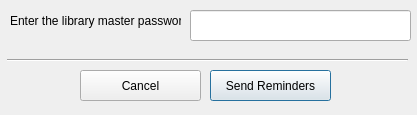
<?xml version="1.0" encoding="UTF-8"?>
<ui version="4.0">
 <class>Dialog</class>
 <widget class="QDialog" name="Dialog">
  <property name="geometry">
   <rect>
    <x>0</x>
    <y>0</y>
    <width>417</width>
    <height>115</height>
   </rect>
  </property>
  <property name="windowTitle">
   <string>Dialog</string>
  </property>
  <widget class="QLabel" name="master_password_label">
   <property name="geometry">
    <rect>
     <x>10</x>
     <y>10</y>
     <width>171</width>
     <height>21</height>
    </rect>
   </property>
   <property name="text">
    <string>Enter the library master password:</string>
   </property>
  </widget>
  <widget class="QLineEdit" name="master_password_box">
   <property name="geometry">
    <rect>
     <x>190</x>
     <y>10</y>
     <width>221</width>
     <height>31</height>
    </rect>
   </property>
  </widget>
  <widget class="QPushButton" name="send_reminders_confirmation_button">
   <property name="geometry">
    <rect>
     <x>210</x>
     <y>70</y>
     <width>121</width>
     <height>31</height>
    </rect>
   </property>
   <property name="text">
    <string>Send Reminders</string>
   </property>
  </widget>
  <widget class="Line" name="line">
   <property name="geometry">
    <rect>
     <x>7</x>
     <y>50</y>
     <width>401</width>
     <height>20</height>
    </rect>
   </property>
   <property name="orientation">
    <enum>Qt::Horizontal</enum>
   </property>
  </widget>
  <widget class="QPushButton" name="cancel_button">
   <property name="geometry">
    <rect>
     <x>80</x>
     <y>70</y>
     <width>121</width>
     <height>31</height>
    </rect>
   </property>
   <property name="text">
    <string>Cancel</string>
   </property>
  </widget>
 </widget>
 <resources/>
 <connections/>
</ui>
